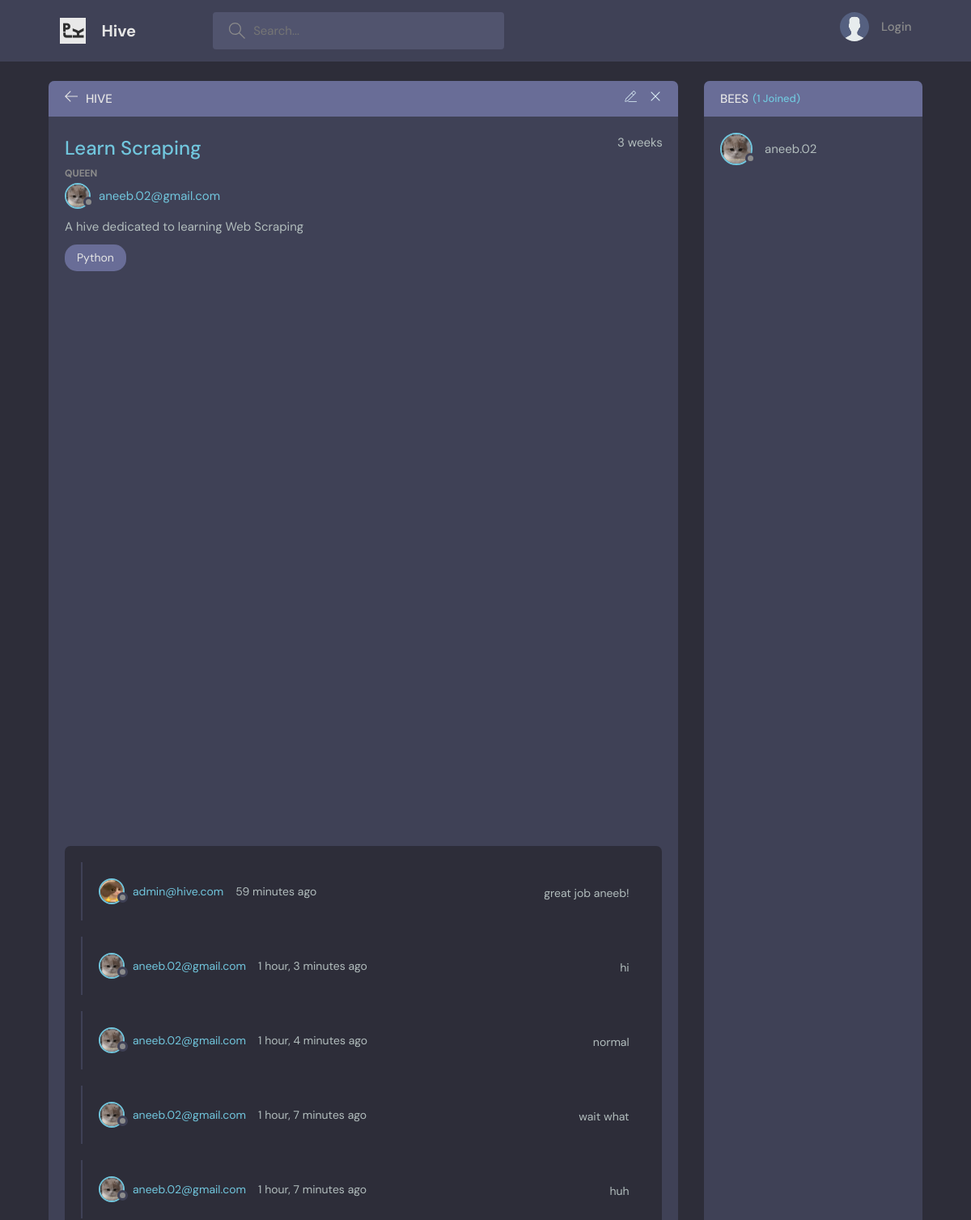
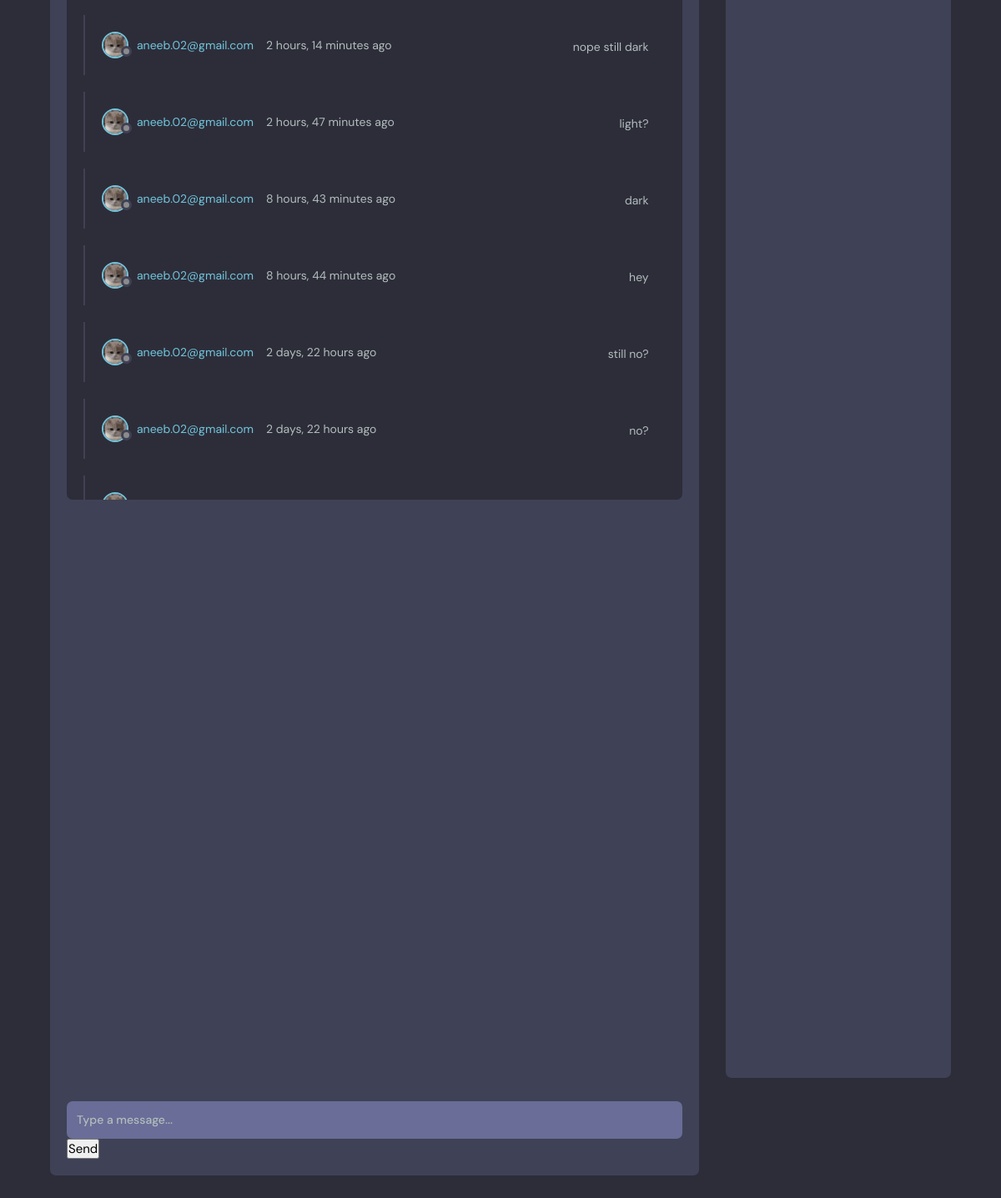
/hive/3/, run on the app's committed database (2 pictures, top to bottom).
### home/models.py (models this page shows, shortened)
class Hive(models.Model):
  creator = models.ForeignKey(User, on_delete=models.SET_NULL, null=True)
  topic = models.ForeignKey(Topic, on_delete=models.SET_NULL, null=True)
  buzz = models.CharField(max_length=150)
  details = models.TextField(null=True, blank=True)
  members = models.ManyToManyField(User, related_name='members', blank=True)
  updated = models.DateTimeField(auto_now=True) #auto timestamp
  created_at = models.DateTimeField(auto_now_add=True)
  class Meta:
    ordering = ['-updated', '-created_at']

class User(AbstractUser):
  name = models.CharField(max_length=200, null=True)
  email = models.EmailField(unique=True, null=True)
  bio = models.TextField(null=True)
  avatar = models.ImageField(null=True, default='avatar.svg')
  USERNAME_FIELD = 'email'
  REQUIRED_FIELDS = []

class Topic(models.Model):
  name = models.CharField(max_length=150)
  def __str__(self):
    return self.name

class Message(models.Model):
  user = models.ForeignKey(User, on_delete=models.CASCADE)
  hive = models.ForeignKey(Hive, on_delete=models.CASCADE) #delete all msgs with the room
  body = models.TextField()
  updated = models.DateTimeField(auto_now=True) #auto timestamp
  created_at = models.DateTimeField(auto_now_add=True)
  class Meta:
    ordering = ['-updated', '-created_at']

### home/views.py (the view, shortened to what this page needs)
# urls.py: path('hive/<str:pk>/', views.hive, name="hive"),
def hive(request, pk):
  hive = get_object_or_404(Hive, id=pk)
  chats = hive.message_set.all().order_by('-created_at')  # get all messages for that hive
  title = f"{hive.buzz} - Hive"
  members = hive.members.all()
  context = {
    'hive': hive,
    'chats': chats,
    'title': title,
    'members': members,
  }
  return render(request, 'home/hive.html', context)

### home/templates/home/hive.html (shortened to what this page needs)
{% extends 'main.html' %}
{% block content %}
    <main class="profile-page layout layout--2">
      <div class="container">
        <div class="room">
          <div class="room__top">
            <div class="room__topLeft">
              <a href="{%url 'homepage' %}">
                <svg version="1.1" xmlns="http://www.w3.org/2000/svg" width="32" height="32" viewBox="0 0 32 32">
                  <title>arrow-left</title>
                  <path
                    d="M13.723 2.286l-13.723 13.714 13.719 13.714 1.616-1.611-10.96-10.96h27.625v-2.286h-27.625l10.965-10.965-1.616-1.607z"
                  ></path>
                </svg>
              </a>
              <h3>Hive</h3>
            </div>
            <div class="room__topRight">
              <a href="{% url 'update-hive' hive.id%}">
              </a>
              <a href="{% url 'delete-hive' hive.id %}">
                <svg version="1.1" xmlns="http://www.w3.org/2000/svg" width="32" height="32" viewBox="0 0 32 32">
                  <title>remove</title>
                  <path
                    d="M27.314 6.019l-1.333-1.333-9.98 9.981-9.981-9.981-1.333 1.333 9.981 9.981-9.981 9.98 1.333 1.333 9.981-9.98 9.98 9.98 1.333-1.333-9.98-9.98 9.98-9.981z"
                  ></path>
                </svg>
              </a>
            </div>
          </div>
          <div class="room__box scroll">
            <div class="room__header scroll">
              <div class="room__info">
                <h3>{{hive.buzz}}</h3>
                <span>{{hive.created_at | timesince}}</span>
              </div>
              <div class="room__hosted">
                <p>Queen</p>
                <a href="{% url 'user-profile' hive.creator.id %}" class="room__author">
                  <div class="avatar avatar--small">
                    <img src="{{hive.creator.avatar.url}}" />
                  </div>
                  <span>{{hive.creator}}</span>
                </a>
              </div>
              <div class="room__details">
                {{hive.details}}
              </div>
              <span class="room__topics">{{hive.topic}}</span>
            </div>
            <div class="room__conversation">
              <div class="room__conversation">
                <div id="chat-box" class="threads scroll">
                    {% for chat in chats %}
                    <div class="thread">
                        <div class="thread__top">
                            <div class="thread__author">
                                <a href="{% url 'user-profile' chat.user.id %}" class="thread__authorInfo">
                                    <div class="avatar avatar--small">
                                        <img src="{{ chat.user.avatar.url }}" />
                                    </div>
                                    <span>{{ chat.user }}</span>
                                </a>
                                <span class="thread__date">{{ chat.created_at|timesince }} ago</span>
                            </div>
                            <div class="thread__details">
                                {{ chat.body }}
                            </div>
                        </div>
                    </div>
                    {% endfor %}
                </div>
            </div>
            </div>
          </div>
          <div class="room__message">
            <form action="" method="POST" id="chat-message-form">
              <input type="text" placeholder="Type a message..." name="body" id='message-input'/>
              <button type='submit'> Send </button>
            </form>
          </div>
        </div>
        <div class="participants">
          <h3 class="participants__top">Bees <span>({{hive.members.count}} Joined)</span></h3>
          <div class="participants__list scroll">
            {% for member in members %}
            <a href="profile.html" class="participant">
              <div class="avatar avatar--medium">
                <img src="{{member.avatar.url}}" />
              </div>
              <p>
                {{member.username}}
              </p>
            </a>
            {% endfor %}
          </div>
        </div>
      </div>
    </main>
{% endblock %}

### data on the page
Hive: buzz "Learn Scraping", created_at "3 weeks", creator.avatar (picture), creator "aneeb.02@gmail.com", details "A hive dedicated to learning Web Scraping", topic "Python", members.count "1"
Message: user.avatar (picture), user "admin@hive.com", created_at "59 minutes", body "great job aneeb!"
Message: user.avatar (picture), user "aneeb.02@gmail.com", created_at "1 hour, 3 minutes", body "hi"
Message: user.avatar (picture), user "aneeb.02@gmail.com", created_at "1 hour, 4 minutes", body "normal"
Message: user.avatar (picture), user "aneeb.02@gmail.com", created_at "1 hour, 7 minutes", body "wait what"
Message: user.avatar (picture), user "aneeb.02@gmail.com", created_at "1 hour, 7 minutes", body "huh"
Message: user.avatar (picture), user "aneeb.02@gmail.com", created_at "2 hours, 14 minutes", body "nope still dark"
Message: user.avatar (picture), user "aneeb.02@gmail.com", created_at "2 hours, 47 minutes", body "light?"
Message: user.avatar (picture), user "aneeb.02@gmail.com", created_at "8 hours, 43 minutes", body "dark"
Message: user.avatar (picture), user "aneeb.02@gmail.com", created_at "8 hours, 44 minutes", body "hey"
Message: user.avatar (picture), user "aneeb.02@gmail.com", created_at "2 days, 22 hours", body "still no?"
Message: user.avatar (picture), user "aneeb.02@gmail.com", created_at "2 days, 22 hours", body "no?"
Message: user.avatar (picture)
User: avatar (picture), username "aneeb.02"
